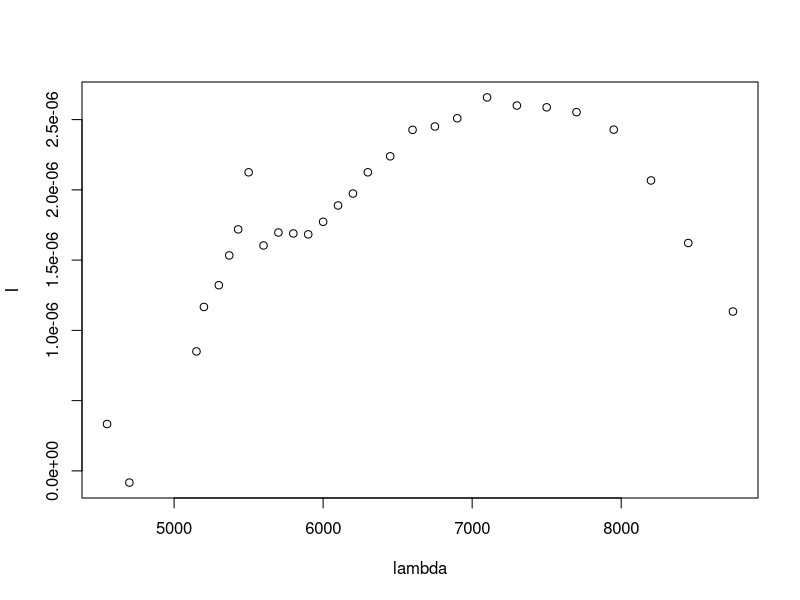
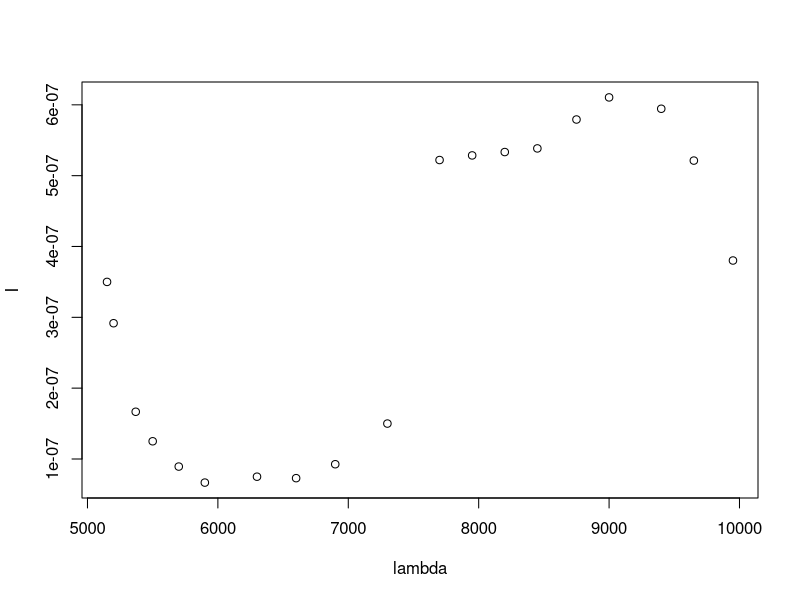

Generate these figures, in order, with R:

plot.errors <- function(x, y, eps.x, eps.y) {
    dx = max(x) * eps.x / 2
    dy = max(y) * eps.y / 2
    arrows(x, y - dy, x, y + dy, angle=90, code=3, length=0.05)
    arrows(x - dx, y, x + dx, y, angle=90, code=3, length=0.05)
}

data <- read.table("data.txt", header<-TRUE)
lambda <- data$lambda
I <- (data$U - 0.3) / 40000 / data$a
plot(lambda, I, "p")

data <- read.table("data2.txt", header<-TRUE)
lambda <- data$lambda
I <- (data$U - 0.5) / 40000 / data$a
plot(lambda, I, "p")
# linear <- lsfit(x, y)
# angle <- linear$coefficients[[2]]
# print(linear)
# k <- 1.38 * 10 ** -23
# e <- -1.602 * 10 ** -19

# dV <- k / e * angle

# sx2 <- (mean(x ** 2) - mean(x) ** 2) 
# sy2 <- (mean(y ** 2) - mean(y) ** 2) 
# a <- ( mean(x*y) - mean(x)*mean(y) ) / sx2
# da <- 2 * sqrt(1.0 / (length(x) - 2) * (sy2 / sx2 - a ** 2))
# eps.a = da / a / 100

# write.csv2(data.frame(R, U, T, Rg, 1/T), "data.csv")
# print(list(dV=dV, a=a, da=da, eps.a=eps.a, eps.a * dV))
# abline(linear)
# plot.errors(x, y, eps.a, eps.a)
